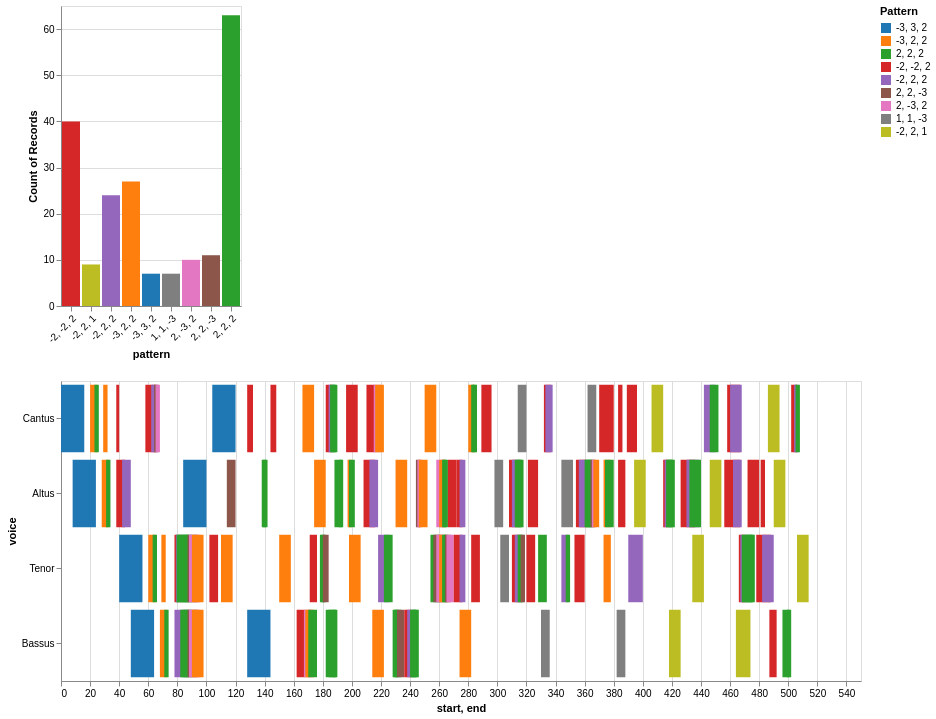

The notebook cell saved with this chart:
### Markdown cell above
## 4d. Ngrams in Time

Here we show the ngrams as the appear in time, from the beginning (at the left) to the end (at the right) of the motet. 

- Each **ngram** is associated with a distinct color, and the relative placement of the ngrams among the voices can be used to imagine the kinds of contrapuntal patterns heard at each moment in the piece.

- The heatmap charts are dynamic:  you can click on a given color to isolate that ngram to see where it appears in the piece.

- Note:  some colors repeat or are hard to distinguish from each other.  But the 'key' at the top and right make it clear which color corresponds to which ngram.

As a reminder, here are the ngram settings used:

```python
entries_only = True
combine_unisons_choice = False
kind_choice ='d'
directed = True
compound = False
length_choice = 4
include_count = False
```

Then to run the maps for any set of files:


```python
for file in file_list:
    piece = importScore(file)

    chart = ngram_heatmap(piece, combine_unisons_choice, kind_choice, directed, compound, length_choice, include_count)
    print(piece.metadata)
    display(chart)
```

### Code cell
# the ngram conditions
entries_only = True
combine_unisons_choice = False
kind_choice ='d'
directed = True
compound = False
length_choice = 3
include_count = True

# calling the function on your file list:

# for filename in my_pieces:
filename = 'https://crimproject.org/mei/CRIM_Model_0019.mei'
piece = importScore(filename)

chart = ngram_heatmap(piece, combine_unisons_choice, kind_choice, directed, compound, length_choice, include_count, entries_only)


print(piece.metadata)
display(chart)

### Figure 1 — Vega-Lite specification as saved in the notebook (floating-point values rounded to 4 significant figures; data arrays with more than 128 entries replaced by an {"elided": "..."} marker saying what was removed)
{"config": {"view": {"continuousWidth": 300, "continuousHeight": 300}}, "vconcat": [{"mark": {"type": "bar"}, "encoding": {"color": {"field": "pattern", "legend": {"title": "Pattern"}, "scale": {"domain": ["-3, 3, 2", "-3, 2, 2", "2, 2, 2", "-2, -2, 2", "-2, 2, 2", "2, 2, -3", "2, -3, 2", "1, 1, -3", "-2, 2, 1"], "range": ["#1f77b4", "#ff7f0e", "#2ca02c", "#d62728", "#9467bd", "#8c564b", "#e377c2", "#7f7f7f", "#bcbd22"]}, "type": "nominal"}, "opacity": {"condition": {"param": "param_1", "value": 1}, "value": 0.2}, "x": {"axis": {"labelAngle": -45}, "field": "pattern", "type": "nominal"}, "y": {"aggregate": "count", "field": "pattern", "type": "nominal"}}, "name": "view_1"}, {"mark": {"type": "bar"}, "encoding": {"color": {"field": "pattern", "legend": {"title": "Pattern"}, "scale": {"domain": ["-3, 3, 2", "-3, 2, 2", "2, 2, 2", "-2, -2, 2", "-2, 2, 2", "2, 2, -3", "2, -3, 2", "1, 1, -3", "-2, 2, 1"], "range": ["#1f77b4", "#ff7f0e", "#2ca02c", "#d62728", "#9467bd", "#8c564b", "#e377c2", "#7f7f7f", "#bcbd22"]}, "type": "nominal"}, "opacity": {"condition": {"param": "param_1", "value": 1}, "value": 0.2}, "tooltip": [{"field": "start", "type": "quantitative"}, {"field": "end", "type": "quantitative"}, {"field": "pattern", "type": "nominal"}], "x": {"field": "start", "type": "quantitative"}, "x2": {"field": "end"}, "y": {"field": "voice", "sort": null, "type": "nominal"}}, "height": 300, "name": "view_2", "width": 800}], "data": {"name": "data-61ff8995e5e61b74f006715e50cc7608"}, "params": [{"name": "param_1", "select": {"type": "point", "fields": ["pattern"]}, "views": ["view_1", "view_2"]}], "$schema": "https://vega.github.io/schema/vega-lite/v5.16.3.json", "datasets": {"data-61ff8995e5e61b74f006715e50cc7608": {"elided": "198 records"}}}
